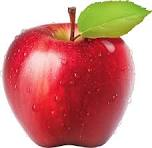
#> input picture edge detection/EdgeDetectionProject/sample.jpg, 152 x 148 px
$ python edge_detection.py   (older library calls are emulated)
#> lines starting #> are read from the running program, lines starting #| are printed output that depends on the picture
import cv2
import matplotlib.pyplot as plt

# Load image in grayscale
image = cv2.imread("sample.jpg", cv2.IMREAD_GRAYSCALE)
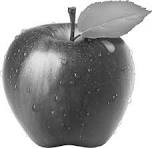
#> image: shape (148, 152); min 0, max 255, mean 155.5

# Check if image is loaded
if image is None:
    print("Error: sample.jpg not found!")
    exit()

# Sobel Edge Detection
sobel_x = cv2.Sobel(image, cv2.CV_64F, 1, 0, ksize=3)
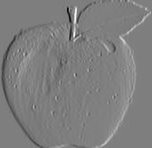
#> sobel_x: shape (148, 152) float64; min -779, max 786, mean 0; drawn with min black and max white
sobel_y = cv2.Sobel(image, cv2.CV_64F, 0, 1, ksize=3)
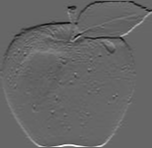
#> sobel_y: shape (148, 152) float64; min -663, max 987, mean -1.3; drawn with min black and max white

# Combine X and Y edges
sobel_combined = cv2.magnitude(sobel_x, sobel_y)
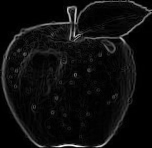
#> sobel_combined: shape (148, 152) float64; min 0, max 998.2, mean 54.4; drawn with min black and max white

# Display images
plt.figure(figsize=(10, 6))

# Original Image
plt.subplot(2, 2, 1)
plt.imshow(image, cmap='gray')
plt.title('Original Image')
plt.axis('off')

# Sobel X
plt.subplot(2, 2, 2)
plt.imshow(sobel_x, cmap='gray')
plt.title('Sobel X')
plt.axis('off')

# Sobel Y
plt.subplot(2, 2, 3)
plt.imshow(sobel_y, cmap='gray')
plt.title('Sobel Y')
plt.axis('off')

# Combined Edge
plt.subplot(2, 2, 4)
plt.imshow(sobel_combined, cmap='gray')
plt.title('Combined Edge')
plt.axis('off')

plt.tight_layout()
plt.show()
